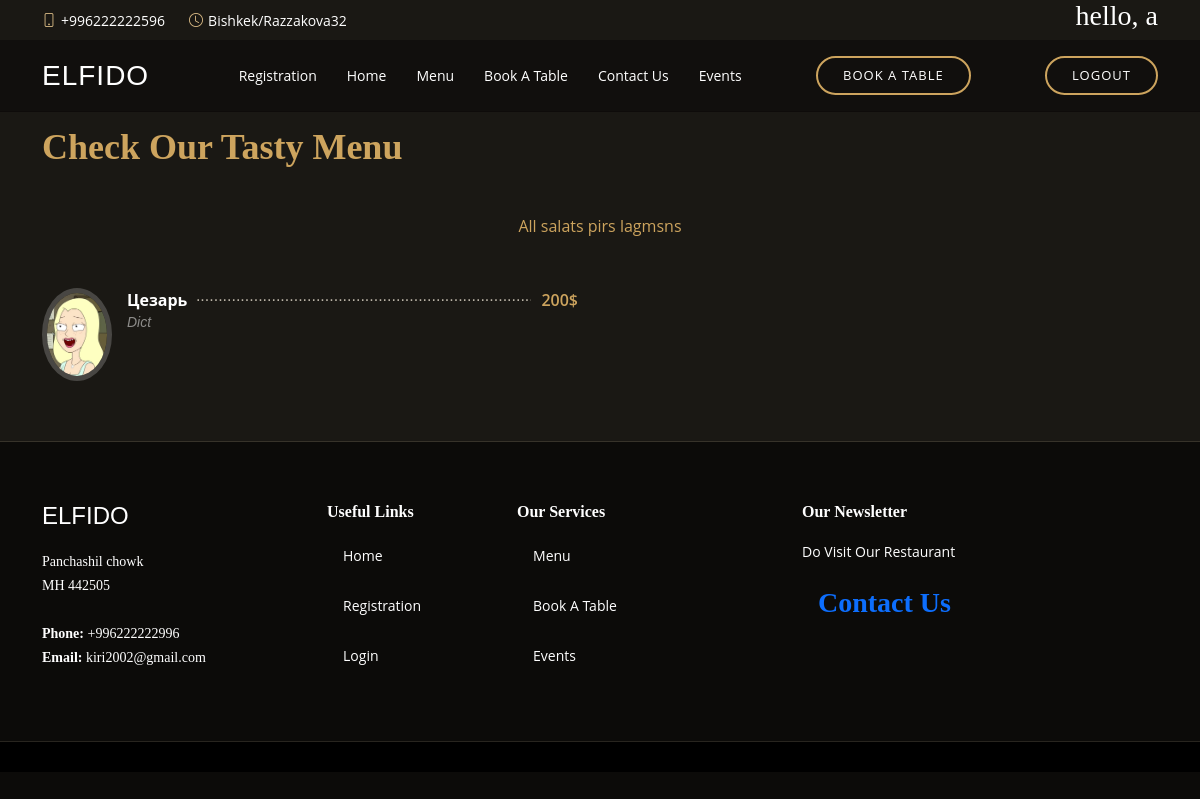
The app's page /menu (signed in) with its own data.
### food/models.py (models this page shows, shortened)
class Category(models.Model):
    name = models.CharField(max_length=255)

class Food(models.Model):
    name = models.CharField(max_length=254)
    category = models.ForeignKey(Category, on_delete=models.SET_NULL, null=True)
    img = models.ImageField(upload_to='foods')
    desc = models.TextField()
    price = models.IntegerField()

### food/views.py (the view)
# urls.py: path('menu', menu, name='menu'),
def menu(request):
    foods = Food.objects.all()
    categories = Category.objects.all()
    context = {
        'foods': foods,
        'categories': categories
    }
    return render(request, 'menu.html', context)

### templates/menu.html (shortened to what this page needs)
{% extends "base.html" %}
{% load static %}
{% block content %}
 <section id="menu" class="menu section-bg" style="padding-top: 10%";>
  <div class="container" data-aos="fade-up">
    <div class="section-title">
      <p>Check Our Tasty Menu</p>
    </div>
    <div class="row" data-aos="fade-up" data-aos-delay="100">
      <div class="col-lg-12 d-flex justify-content-center">
          <ul id="menu-flters">
           <a href="{% url 'menu' %} "> All </a>
          {% for category in categories %}
          <a href="{% url 'menu_id' category.id %} "> {{ category.name }} </a>
          {% endfor %}
        </ul>
      </div>
    </div>
    <div class="row menu-container" data-aos="fade-up" data-aos-delay="200">
      {% for food in foods %}
      <div class="col-lg-6 menu-item filter-starters">
        <img src="{{ food.img.url }}" class="menu-img" alt="">
        <div class="menu-content">
          <a href="#">{{ food.name }}</a><span>{{ food.price }}$</span>
        </div>
        <div class="menu-ingredients">
          {{ food.desc }}
        </div>
      </div>
      {% endfor %}
    </div>
  </div>
</section>
  {% endblock %}

### templates/base.html (shortened to what this page needs)
{% load static %}
<!DOCTYPE html>
<html lang="en">
  <head>
    <link href="{% static 'vendor/animate.css/animate.min.css' %}" rel="stylesheet">
    <link href="{% static 'vendor/aos/aos.css" rel="stylesheet' %}">
    <link href="{% static 'vendor/bootstrap/css/bootstrap.min.css' %}" rel="stylesheet">
    <link href="{% static 'vendor/bootstrap-icons/bootstrap-icons.css' %}" rel="stylesheet">
    <link href="{% static 'vendor/boxicons/css/boxicons.min.css' %}" rel="stylesheet">
    <link href="{% static 'vendor/glightbox/css/glightbox.min.css' %}" rel="stylesheet">
    <link href="{% static 'vendor/swiper/swiper-bundle.min.css' %}" rel="stylesheet">
    <link href="{% static 'css/steel.css' %}" rel="stylesheet">
  </head>
<body>
  <div id="topbar" class="d-flex align-items-center fixed-top">
    <div class="container d-flex justify-content-center justify-content-md-between">
      <div class="contact-info d-flex align-items-center">
        <i class="bi bi-phone d-flex align-items-center"><span>+996222222596</span></i>
        <i class="bi bi-clock d-flex align-items-center ms-4"><span> Bishkek/Razzakova32</span></i>
      </div>
      <div>
        {% if user.is_authenticated %}
        <h3>hello, {{user.username}} </h3>
        {% else %}
          <h5>Please login </h5>
        {% endif %}
        </div>
    </div>
  </div>
  <header id="header" class="fixed-top d-flex align-items-cente">
    <div class="container-fluid container-xl d-flex align-items-center justify-content-lg-between">
      <h1 class="logo me-auto me-lg-0"><a href="{% url 'home' %}">Elfido</a></h1>
      <nav id="navbar" class="navbar order-last order-lg-0">
        <ul>
          <li><a class="nav-link scrollto" href="{% url 'register' %}">Registration</a></li>
          <li><a class="nav-link scrollto" href="{% url 'home' %}">Home</a></li>
          <li><a class="nav-link scrollto" href="{% url 'menu' %}">Menu</a></li>
          <li><a class="nav-link scrollto" href="{% url 'booktable' %}">Book A Table</a></li>
          <li><a class="nav-link scrollto" href="{% url 'contact' %}">Contact Us</a></li>
          <li><a class="nav-link scrollto" href="{% url 'Event' %}">Events</a></li>
        </ul>
      </nav>
        <a href="{% url 'booktable' %}" class="book-a-table-btn scrollto d-none d-lg-flex">Book a Table</a>
          {% if user.is_authenticated %}
        <a href="{% url 'logout' %}" class="book-a-table-btn scrollto d-none d-lg-flex">LOGOUT</a>
        {% else %}
          <a href="{% url 'login' %}" class="book-a-table-btn scrollto d-none d-lg-flex">login</a>
        {% endif %}
      </div>
  </header>
  <main id="main">
  {% block content %}
  {% endblock %}
  <footer id="footer">
    <div class="footer-top">
      <div class="container">
        <div class="row">
          <div class="col-lg-3 col-md-6">
            <div class="footer-info">
              <h3>Elfido</h3>
              <p>
               Panchashil chowk <br>
                MH 442505<br><br>
                <strong>Phone:</strong> +996222222996<br>
                <strong>Email:</strong> kiri2002@gmail.com<br>
              </p>
            </div>
          </div>
          <div class="col-lg-2 col-md-6 footer-links">
            <h4>Useful Links</h4>
            <ul>
              <li><a class="nav-link scrollto" href="{% url 'home' %}">Home</a></li>
              <li><a class="nav-link scrollto" href="{% url 'register' %}">Registration</a></li>
              <li><a class="nav-link scrollto" href="{% url 'login' %}">Login</a></li>
          </div>
          <div class="col-lg-3 col-md-6 footer-links">
            <h4>Our Services</h4>
            <ul>
              <li><a class="nav-link scrollto" href="{% url 'menu' %}">Menu</a></li>
              <li><a class="nav-link scrollto" href="{% url 'booktable' %}">Book A Table</a></li>
              <li><a class="nav-link scrollto" href="{% url 'Event' %}">Events</a></li> </ul>
          </div>
          <div class="col-lg-4 col-md-6 footer-newsletter">
            <h4>Our Newsletter</h4>
            <p>Do Visit Our Restaurant</p>
            <a class="nav-link scrollto" href="{% url 'contact' %}"><h3><b>Contact Us</b></h3></a>
          </div>
        </div>
      </div>
    </div>
  </footer>

### static/css/steel.css (style rules this page uses)
body { font-family: "Open Sans", sans-serif; background: #0c0b09; color: #fff; }
a { color: #cda45e; text-decoration: none; }
h1, h2, h3, h4, h5, h6 { font-family: "Playfair Display", serif; }
#topbar { height: 40px; font-size: 14px; transition: all 0.5s; z-index: 996; }
#topbar .contact-info i { font-style: normal; color: #d9ba85; }
#topbar .contact-info i span { padding-left: 5px; color: #fff; }
#header { background: rgba(12, 11, 9, 0.6); border-bottom: 1px solid rgba(12, 11, 9, 0.6); transition: all 0.5s; z-index: 997; padding: 15px 0; top: 40px; }
#header .logo { font-size: 28px; margin: 0; padding: 0; line-height: 1; font-weight: 300; letter-spacing: 1px; text-transform: uppercase; font-family: "Poppins", sans-serif; }
#header .logo a { color: #fff; }
.book-a-table-btn { margin: 0 0 0 15px; border: 2px solid #cda45e; color: #fff; border-radius: 50px; padding: 8px 25px; text-transform: uppercase; font-size: 13px; font-weight: 500; letter-spacing: 1px; transition: 0.3s; }
.navbar { padding: 0; }
.navbar ul { margin: 0; padding: 0; display: flex; list-style: none; align-items: center; }
.navbar li { position: relative; }
.navbar a, .navbar a:focus { display: flex; align-items: center; justify-content: space-between; padding: 10px 0 10px 30px; color: #fff; white-space: nowrap; transition: 0.3s; font-size: 14px; }
section { padding: 60px 0; overflow: hidden; }
.section-bg { background-color: #1a1814; }
.section-title { padding-bottom: 40px; }
.section-title p { margin: 0; margin: 0; font-size: 36px; font-weight: 700; font-family: "Playfair Display", serif; color: #cda45e; }
.menu #menu-flters { padding: 0; margin: 0 auto 0 auto; list-style: none; text-align: center; border-radius: 50px; }
.menu .menu-item { margin-top: 50px; }
.menu .menu-img { width: 70px; border-radius: 50%; float: left; border: 5px solid rgba(255, 255, 255, 0.2); }
.menu .menu-content { margin-left: 85px; overflow: hidden; display: flex; justify-content: space-between; position: relative; }
.menu .menu-content::after { content: "......................................................................" "...................................................................." "...................................................................."; position: absolute; left: 20px; right: 0; top: -4px; z-index: 1; color: #bab3a6; font-family: Arial, "Helvetica Neue", Helvetica, sans-serif; }
.menu .menu-content a { padding-right: 10px; background: #1a1814; position: relative; z-index: 3; font-weight: 700; color: white; transition: 0.3s; }
.menu .menu-content span { background: #1a1814; position: relative; z-index: 3; padding: 0 10px; font-weight: 600; color: #cda45e; }
.menu .menu-ingredients { margin-left: 85px; font-style: italic; font-size: 14px; font-family: "Poppins", sans-serif; color: rgba(255, 255, 255, 0.5); }
#footer { background: black; padding: 0 0 30px 0; color: #fff; font-size: 14px; }
#footer .footer-top { background: #0c0b09; border-top: 1px solid #37332a; border-bottom: 1px solid #28251f; padding: 60px 0 30px 0; }
#footer .footer-top .footer-info { margin-bottom: 30px; }
#footer .footer-top .footer-info h3 { font-size: 24px; margin: 0 0 20px 0; padding: 2px 0 2px 0; line-height: 1; font-weight: 300; text-transform: uppercase; font-family: "Poppins", sans-serif; }
#footer .footer-top .footer-info p { font-size: 14px; line-height: 24px; margin-bottom: 0; font-family: "Playfair Display", serif; color: #fff; }
#footer .footer-top h4 { font-size: 16px; font-weight: 600; color: #fff; position: relative; padding-bottom: 12px; }
#footer .footer-top .footer-links { margin-bottom: 30px; }
#footer .footer-top .footer-links ul { list-style: none; padding: 0; margin: 0; }
#footer .footer-top .footer-links ul li { padding: 10px 0; display: flex; align-items: center; }
#footer .footer-top .footer-links ul li:first-child { padding-top: 0; }
#footer .footer-top .footer-links ul a { color: #fff; transition: 0.3s; display: inline-block; line-height: 1; }

### records on screen
Category: name "salats"
Category: name "pirs"
Category: name "lagmsns"
Food: img (picture), name "Цезарь", price "200", desc "Dict"

### other values on screen
{{ user.username }} "a"
